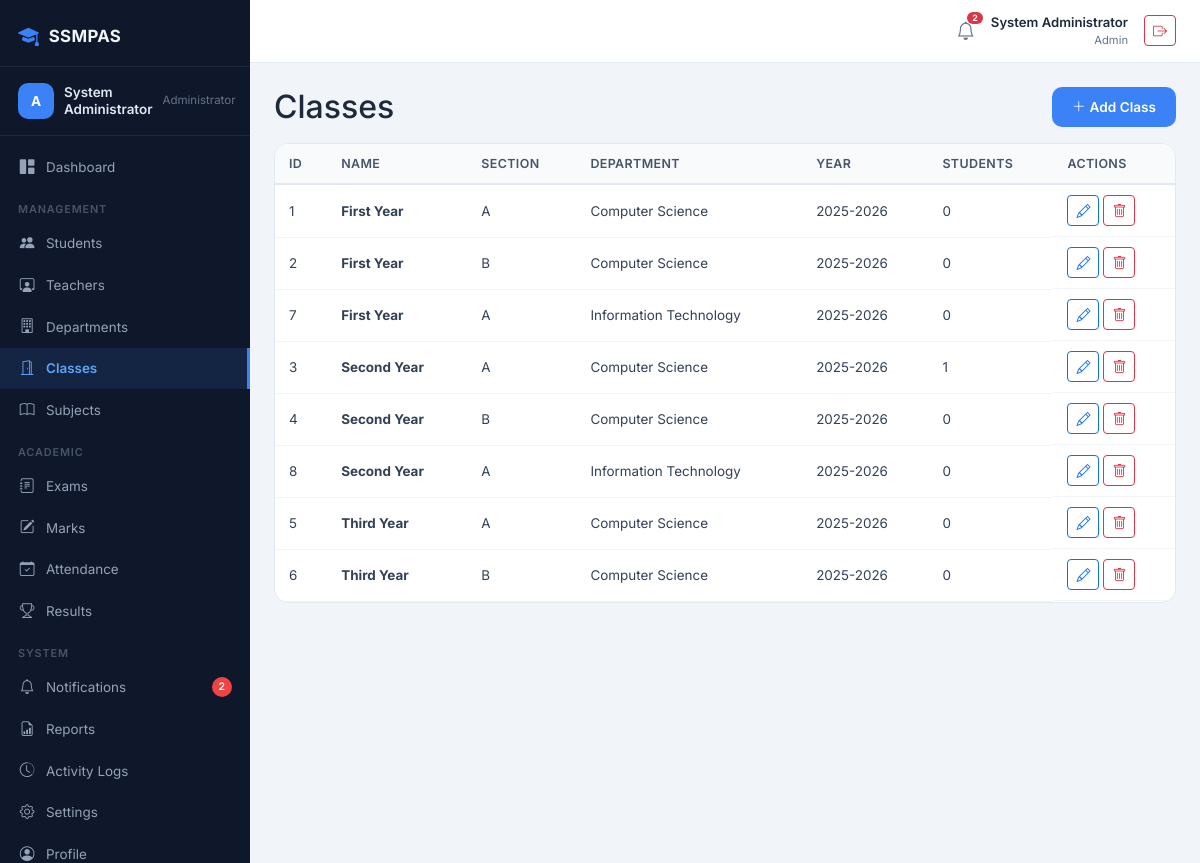
The page /admin/classes.php (signed in) on the database its author committed.
### tables this page shows
CREATE TABLE `classes` (
    `id` INT AUTO_INCREMENT PRIMARY KEY,
    `name` VARCHAR(50) NOT NULL,
    `section` VARCHAR(20) DEFAULT NULL,
    `department_id` INT DEFAULT NULL,
    `academic_year` VARCHAR(20) NOT NULL,
    `is_active` TINYINT(1) NOT NULL DEFAULT 1,
    `created_at` TIMESTAMP DEFAULT CURRENT_TIMESTAMP,
    `updated_at` TIMESTAMP DEFAULT CURRENT_TIMESTAMP ON UPDATE CURRENT_TIMESTAMP,
    INDEX `idx_dept` (`department_id`),
    INDEX `idx_year` (`academic_year`),
    FOREIGN KEY (`department_id`) REFERENCES `departments`(`id`) ON DELETE SET NULL
);

CREATE TABLE `departments` (
    `id` INT AUTO_INCREMENT PRIMARY KEY,
    `name` VARCHAR(100) NOT NULL,
    `code` VARCHAR(20) NOT NULL,
    `description` TEXT DEFAULT NULL,
    `is_active` TINYINT(1) NOT NULL DEFAULT 1,
    `created_at` TIMESTAMP DEFAULT CURRENT_TIMESTAMP,
    `updated_at` TIMESTAMP DEFAULT CURRENT_TIMESTAMP ON UPDATE CURRENT_TIMESTAMP,
    UNIQUE KEY `uk_dept_code` (`code`)
);

### includes/helpers.php (called while the page is built, shortened)
<?php
function is_logged_in() {
    return isset($_SESSION['user_id']);
}
function current_user_role() {
    return $_SESSION['role'] ?? null;
}
function get_unread_notification_count($user_id, $role) {
    global $conn;
    try {
        $stmt = $conn->prepare("SELECT COUNT(*) FROM notifications WHERE is_read = 0 AND (target_role = 'all' OR target_role = ? OR target_user_id = ?)");
        $stmt->execute([$role, $user_id]);
        return (int)$stmt->fetchColumn();
    } catch (Exception $e) {
        return 0;
    }
}
function e($string) {
    return htmlspecialchars($string ?? '', ENT_QUOTES, 'UTF-8');
}

### admin/classes.php (the view, shortened to what this page needs)
<?php
include "../config/db.php";
include "../includes/helpers.php";
$classes = $conn->query("SELECT c.*, d.name AS dept_name, (SELECT COUNT(*) FROM students WHERE class_id=c.id) AS stu_count FROM classes c LEFT JOIN departments d ON c.department_id=d.id ORDER BY c.name")->fetchAll();
include "../includes/header.php";
include "../includes/sidebar_admin.php";
include "../includes/topbar.php";
?>
<div class="layout"><div class="main-content"><div class="content">
<div class="d-flex justify-content-between align-items-center flex-wrap gap-2 mb-3">
    <h2 class="mb-0">Classes</h2>
    <button class="btn btn-primary-blue" data-bs-toggle="modal" data-bs-target="#addModal"><i class="bi bi-plus-lg me-1"></i>Add Class</button>
</div>
<div class="panel"><div class="panel-body p-0"><div class="table-responsive">
<table class="data-table"><thead><tr><th>ID</th><th>Name</th><th>Section</th><th>Department</th><th>Year</th><th>Students</th><th>Actions</th></tr></thead><tbody>
<?php foreach($classes as $c): ?>
<tr><td><?= $c['id'] ?></td><td><strong><?= e($c['name']) ?></strong></td><td><?= e($c['section']??'-') ?></td><td><?= e($c['dept_name']??'-') ?></td><td><?= e($c['academic_year']) ?></td><td><?= $c['stu_count'] ?></td>
<td class="d-flex gap-1">
<button class="btn btn-sm btn-outline-primary editBtn" data-id="<?= $c['id'] ?>" data-name="<?= e($c['name']) ?>" data-section="<?= e($c['section']??'') ?>" data-dept="<?= $c['department_id']??'' ?>" data-year="<?= e($c['academic_year']) ?>"><i class="bi bi-pencil"></i></button>
<button class="btn btn-sm btn-outline-danger deleteBtn" data-id="<?= $c['id'] ?>" data-name="<?= e($c['name']) ?>"><i class="bi bi-trash"></i></button>
</td></tr>
<?php endforeach; ?>
</tbody></table></div></div></div>
</div></div></div>

### includes/header.php (shortened to what this page needs)
<?php
require_once __DIR__ . '/helpers.php';
$_base = (strpos($_SERVER['PHP_SELF'], '/admin/') !== false) ? '..' : ((strpos($_SERVER['PHP_SELF'], '/teacher/') !== false) ? '..' : ((strpos($_SERVER['PHP_SELF'], '/student/') !== false) ? '..' : '.'));
$noti_count = is_logged_in() ? get_unread_notification_count($_SESSION['user_id'], $_SESSION['role']) : 0;
?>
<!DOCTYPE html>
<html lang="en">
<head>
    <link href="https://cdn.jsdelivr.net/npm/bootstrap@5.3.0/dist/css/bootstrap.min.css" rel="stylesheet">
    <link href="https://cdn.jsdelivr.net/npm/bootstrap-icons@1.10.5/font/bootstrap-icons.css" rel="stylesheet">
    <link rel="stylesheet" href="<?= $_base ?>/assets/css/dashboard.css">
</head>
<body>

### includes/sidebar_admin.php (shortened to what this page needs)
<?php
require_once __DIR__ . '/helpers.php';
$current_page = basename($_SERVER['PHP_SELF']);
?>
<aside class="sidebar" id="adminSidebar">
    <div class="sidebar-brand">
        <i class="bi bi-mortarboard-fill"></i>
        <span>SSMPAS</span>
    </div>
    <div class="sidebar-user">
        <div class="sidebar-avatar">A</div>
        <span class="sidebar-user-name"><?= e($_SESSION['name'] ?? 'Admin') ?></span>
        <small class="sidebar-user-role">Administrator</small>
    </div>
    <nav class="sidebar-nav">
        <a href="dashboard.php" class="sidebar-link <?= $current_page === 'dashboard.php' ? 'active' : '' ?>">
            <i class="bi bi-grid-1x2-fill"></i><span>Dashboard</span>
        </a>
        <div class="sidebar-heading">Management</div>
        <a href="students.php" class="sidebar-link <?= $current_page === 'students.php' ? 'active' : '' ?>">
            <i class="bi bi-people-fill"></i><span>Students</span>
        </a>
        <a href="teachers.php" class="sidebar-link <?= $current_page === 'teachers.php' ? 'active' : '' ?>">
            <i class="bi bi-person-workspace"></i><span>Teachers</span>
        </a>
        <a href="departments.php" class="sidebar-link <?= $current_page === 'departments.php' ? 'active' : '' ?>">
            <i class="bi bi-building"></i><span>Departments</span>
        </a>
        <a href="classes.php" class="sidebar-link <?= $current_page === 'classes.php' ? 'active' : '' ?>">
            <i class="bi bi-door-open"></i><span>Classes</span>
        </a>
        <a href="subjects.php" class="sidebar-link <?= $current_page === 'subjects.php' ? 'active' : '' ?>">
            <i class="bi bi-book"></i><span>Subjects</span>
        </a>
        <div class="sidebar-heading">Academic</div>
        <a href="exams.php" class="sidebar-link <?= $current_page === 'exams.php' ? 'active' : '' ?>">
            <i class="bi bi-journal-text"></i><span>Exams</span>
        </a>
        <a href="marks.php" class="sidebar-link <?= $current_page === 'marks.php' ? 'active' : '' ?>">
            <i class="bi bi-pencil-square"></i><span>Marks</span>
        </a>
        <a href="attendance.php" class="sidebar-link <?= $current_page === 'attendance.php' ? 'active' : '' ?>">
            <i class="bi bi-calendar-check"></i><span>Attendance</span>
        </a>
        <a href="results.php" class="sidebar-link <?= $current_page === 'results.php' ? 'active' : '' ?>">
            <i class="bi bi-trophy"></i><span>Results</span>
        </a>
        <div class="sidebar-heading">System</div>
        <a href="notifications.php" class="sidebar-link <?= $current_page === 'notifications.php' ? 'active' : '' ?>">
            <i class="bi bi-bell"></i><span>Notifications</span>
            <?php if ($noti_count > 0): ?>
                <span class="sidebar-badge"><?= $noti_count ?></span>
            <?php endif; ?>
        </a>
        <a href="reports.php" class="sidebar-link <?= $current_page === 'reports.php' ? 'active' : '' ?>">
            <i class="bi bi-file-earmark-bar-graph"></i><span>Reports</span>
        </a>
        <a href="activity_logs.php" class="sidebar-link <?= $current_page === 'activity_logs.php' ? 'active' : '' ?>">
            <i class="bi bi-clock-history"></i><span>Activity Logs</span>
        </a>
        <a href="settings.php" class="sidebar-link <?= $current_page === 'settings.php' ? 'active' : '' ?>">
            <i class="bi bi-gear"></i><span>Settings</span>
        </a>
        <a href="profile.php" class="sidebar-link <?= $current_page === 'profile.php' ? 'active' : '' ?>">
            <i class="bi bi-person-circle"></i><span>Profile</span>
        </a>
    </nav>
</aside>

### includes/topbar.php (shortened to what this page needs)
<?php
require_once __DIR__ . '/helpers.php';
?>
<header class="topbar">
    <div class="topbar-left">
        <h1 class="topbar-title"><?= e($page_title ?? 'Dashboard') ?></h1>
    </div>
    <div class="topbar-right">
        <a href="../<?= in_array(current_user_role(), ['admin','teacher','student']) ? current_user_role() : 'config' ?>/notifications.php" class="topbar-bell" title="Notifications">
            <i class="bi bi-bell"></i>
            <?php if ($noti_count > 0): ?>
                <span class="badge bg-danger"><?= $noti_count ?></span>
            <?php endif; ?>
        </a>
        <div class="topbar-user">
            <span class="topbar-user-name"><?= e($_SESSION['name'] ?? 'User') ?></span>
            <span class="topbar-user-role"><?= e($_SESSION['role'] ?? '') ?></span>
        </div>
        <a href="../auth/logout.php" class="btn btn-sm btn-outline-danger" title="Logout">
            <i class="bi bi-box-arrow-right"></i>
        </a>
    </div>
</header>

### assets/css/dashboard.css (style rules this page uses)
*,*::before,*::after { box-sizing:border-box;margin:0;padding:0 }
html { scroll-behavior:smooth }
body { font-family:'Inter','Segoe UI',sans-serif;background:#f1f5f9;color:#1e293b;line-height:1.55;overflow-x:hidden }
a { text-decoration:none;color:inherit }
.layout { display:flex;min-height:100vh }
.sidebar { width:250px;background:#0f172a;color:#cbd5e1;display:flex;flex-direction:column;position:fixed;top:0;left:0;bottom:0;z-index:1000;transition:transform .25s ease;overflow-y:auto }
.sidebar-brand { padding:20px 18px 14px;display:flex;align-items:center;gap:10px;border-bottom:1px solid #1e293b }
.sidebar-brand i { color:#3b82f6;font-size:1.3rem }
.sidebar-brand span { font-size:1.05rem;font-weight:700;color:#f1f5f9;letter-spacing:.02em }
.sidebar-user { padding:16px 18px;border-bottom:1px solid #1e293b;display:flex;align-items:center;gap:10px }
.sidebar-avatar { width:36px;height:36px;border-radius:10px;background:#3b82f6;display:flex;align-items:center;justify-content:center;font-weight:700;font-size:.85rem;color:#fff;flex-shrink:0 }
.sidebar-user-name { font-size:.84rem;font-weight:600;color:#e2e8f0;display:block;line-height:1.3 }
.sidebar-user-role { font-size:.72rem;color:#64748b;display:block }
.sidebar-nav { flex:1;padding:10px 0 }
.sidebar-heading { font-size:.68rem;text-transform:uppercase;letter-spacing:.08em;color:#475569;padding:12px 18px 4px;font-weight:600 }
.sidebar-link { display:flex;align-items:center;gap:10px;padding:9px 18px;font-size:.84rem;color:#94a3b8;border-radius:0;margin:1px 0;transition:.15s }
.sidebar-link i { width:18px;text-align:center;font-size:.92rem;flex-shrink:0 }
.sidebar-link.active { background:rgba(59,130,246,.12);color:#60a5fa;font-weight:600;border-right:3px solid #3b82f6 }
.sidebar-badge { margin-left:auto;background:#ef4444;color:#fff;font-size:.65rem;padding:2px 7px;border-radius:10px;font-weight:600 }
.main-content { flex:1;margin-left:250px;padding:0;display:flex;flex-direction:column;min-height:100vh }
.topbar { background:#fff;border-bottom:1px solid #e2e8f0;padding:12px 24px;display:flex;align-items:center;justify-content:space-between;position:sticky;top:0;z-index:900 }
.topbar-left { display:flex;align-items:center;gap:12px }
.topbar-title { font-size:1.05rem;font-weight:700;color:#1e293b;margin:0 }
.topbar-right { display:flex;align-items:center;gap:16px }
.topbar-bell { position:relative;color:#64748b;font-size:1.15rem }
.topbar-bell .badge { position:absolute;top:-5px;right:-8px;font-size:.55rem;padding:2px 5px }
.topbar-user { display:flex;flex-direction:column;text-align:right }
.topbar-user-name { font-size:.82rem;font-weight:600;color:#1e293b }
.topbar-user-role { font-size:.7rem;color:#64748b;text-transform:capitalize }
.content { padding:24px;flex:1 }
.panel { background:#fff;border:1px solid #e2e8f0;border-radius:14px;overflow:hidden }
.panel-body { padding:20px }
.data-table { width:100%;border-collapse:collapse;font-size:.84rem }
.data-table thead th { background:#f8fafc;border-bottom:2px solid #e2e8f0;padding:10px 14px;text-align:left;font-weight:600;color:#475569;font-size:.78rem;text-transform:uppercase;letter-spacing:.03em;white-space:nowrap }
.data-table tbody td { padding:10px 14px;border-bottom:1px solid #f1f5f9;color:#334155;vertical-align:middle }
.btn-primary-blue { background:#3b82f6;color:#fff;border:none;border-radius:10px;padding:10px 20px;font-size:.85rem;font-weight:600;transition:.2s }

### rows shown on the page
classes: id "1", name "First Year", section "A", department.name "Computer Science", academic_year "2025-2026", stu_count "0"
classes: id "2", name "First Year", section "B", department.name "Computer Science", academic_year "2025-2026", stu_count "0"
classes: id "7", name "First Year", section "A", department.name "Information Technology", academic_year "2025-2026", stu_count "0"
classes: id "3", name "Second Year", section "A", department.name "Computer Science", academic_year "2025-2026", stu_count "1"
classes: id "4", name "Second Year", section "B", department.name "Computer Science", academic_year "2025-2026", stu_count "0"
classes: id "8", name "Second Year", section "A", department.name "Information Technology", academic_year "2025-2026", stu_count "0"
classes: id "5", name "Third Year", section "A", department.name "Computer Science", academic_year "2025-2026", stu_count "0"
classes: id "6", name "Third Year", section "B", department.name "Computer Science", academic_year "2025-2026", stu_count "0"

### other values the page prints
$_SESSION['name'] "System Administrator"
$noti_count "2"
$_SESSION['role'] "Admin"
